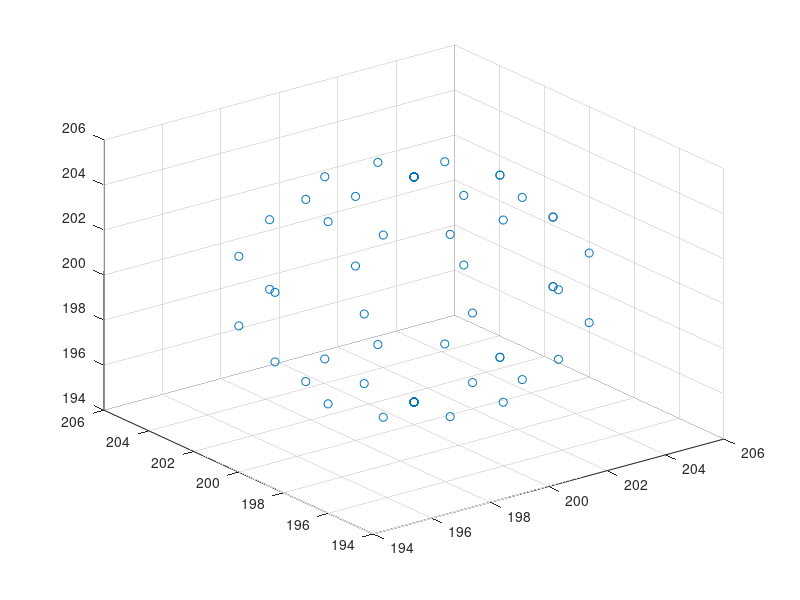

MATLAB code to generate this figure:
clear all
close all

%Center of the sphere
center = [200, 200, 200];

%Radius, between [0, infinity]
r_min = 5;
r_max = r_min;
r_step = 1;

%Azimuth, between [0, 2pi]
az_min = 0;
az_max = 2*pi;
az_step = pi/5;

%Elevation, between [-pi/2, pi/2]
el_min = -pi/2;
el_max = pi/2;
el_step = pi/5;

%Defining coordinates and angles

[azimuth, elevation, r] = meshgrid(az_min:az_step:az_max, el_min:el_step:el_max, r_min:r_step:r_max);
[xMat,yMat,zMat] = sph2cart(azimuth,elevation,r);

r = sqrt(xMat(:).^2 + yMat(:).^2 + zMat(:).^2);
x_angle = xMat(:)./r(:);
y_angle = yMat(:)./r(:);
z_angle = zMat(:)./r(:);
%figure;scatter3(x_angle, y_angle, z_angle);

x = xMat(:) + center(1);
y = yMat(:) + center(2);
z = zMat(:) + center(3);
figure;scatter3(x, y, z);

v = 120;
f = 350;
ti = 1/f; %Reference time for the source
%t = ti+(z-z(1))./v;
sim_time = 0.2;

% return
%%
fid = fopen('input.spec', 'w+');

fprintf(fid,'# -*- mode: perl -*-\n');
fprintf(fid,'run_name = "Cube_RAND_V2";\n');
fprintf(fid,'\n');

fprintf(fid,'# duration of the run\n');
fprintf(fid,'sim_time = %11.4f;\n',sim_time);
fprintf(fid,'mesh_file = "mesh4spec"; # input mesh file\n');
fprintf(fid,'mat_file = "material.input";\n');
fprintf(fid,'dim=3;\n');
fprintf(fid,'mpml_atn_param=0.002;\n');
fprintf(fid,'\n');

fprintf(fid,'snapshots {\n');
fprintf(fid,'    save_snap = true;\n');
fprintf(fid,'    snap_interval = 0.002;\n');
fprintf(fid,'    deselect all;\n');
fprintf(fid,'    select box = -100 -100  100 500 500 150;\n');
fprintf(fid,'    select box = -100  100 -100 500 150 500;\n');
fprintf(fid,'    select box =  100 -100 -100 150 500 500;\n');
fprintf(fid,'};\n');
fprintf(fid,'\n');

fprintf(fid,'# Description des capteurs\n');
fprintf(fid,'save_traces = true;\n');
fprintf(fid,'traces_format = hdf5;\n');
fprintf(fid,'\n');
fprintf(fid,'\n');

fprintf(fid,'# Fichier protection reprise\n');
fprintf(fid,'prorep=false;\n');
fprintf(fid,'prorep_iter=4000;\n');
fprintf(fid,'restart_iter=370;\n');
fprintf(fid,'\n');
fprintf(fid,'\n');

count=0;

for i = 1:numel(x)
    
    fprintf(fid,'# introduce a source %i\n',i);
    fprintf(fid,'source {\n');
    fprintf(fid,'# coordinates of the sources ((x,y,z) or (lat,long,R) if rotundity is considered)\n');
    fprintf(fid,'coords = %11.2f. %11.2f. %11.2f.;\n',x(i),y(i),z(i));
    fprintf(fid,'# the numbers before the labels are here to help convert from previous input.spec format\n');
    fprintf(fid,'# Type (1.Impulse, 2.moment Tensor, 3.fluidpulse)\n');
    fprintf(fid,'type = impulse;\n');
    fprintf(fid,'# Direction 0.x,1.y ou 2.z (only for Impulse)\n');
    fprintf(fid,'dir = %11.2f %11.2f %11.2f;\n',x_angle(i),y_angle(i),z_angle(i));
    %fprintf(fid,'dir = 0. 1. 0.;\n');
    fprintf(fid,'# Function 1.gaussian,2.ricker,3.tf_heaviside,4.gabor,5.file,6.spice_bench,7.sinus\n');
    fprintf(fid,'func = ricker;\n');
    fprintf(fid,'tau = %11.10f;\n',ti);
    fprintf(fid,'freq = %11.2f;   # source main frequency / cutoff frequency\n',f);
    fprintf(fid,'};\n');
    
    fprintf(fid,'\n');
    
    count = count+1;
    
end

fprintf(fid,'time_scheme {\n');
fprintf(fid,'    accel_scheme = false;  # Acceleration scheme for Newmark\n');
fprintf(fid,'    veloc_scheme = true;   # Velocity scheme for Newmark\n');
fprintf(fid,'    alpha = 0.5;           # alpha (Newmark parameter)\n');
fprintf(fid,'    beta = -0.5;           # beta (Newmark parameter)\n');
fprintf(fid,'    gamma = 1;             # gamma (Newmark parameter)\n');
fprintf(fid,'    courant=0.12;\n');
fprintf(fid,'};\n');
fprintf(fid,'\n');

fprintf(fid,'amortissement {\n');
fprintf(fid,'    nsolids = 0;           # number of solids for attenuation (0 if no attenuation)\n');
fprintf(fid,'    atn_band = 10  0.05;   # attenuation period band\n');
fprintf(fid,'    atn_period = 0.2;      # model period\n');
fprintf(fid,'};\n');

fprintf(fid,'capteurs "UU" {\n');
fprintf(fid,'    type = points;\n');
fprintf(fid,'    file = "stations.txt";\n');
fprintf(fid,'    period = 40;\n');
fprintf(fid,'};\n');

fprintf(fid,'material {\n');
fprintf(fid,'    type = random;\n');
fprintf(fid,'    random_library_path = "/home/carvalhol/Projects/SEM/build_RF";\n');
fprintf(fid,'};\n');

fprintf(fid,'out_variables {\n');
fprintf(fid,'    enP = 1;   # P-wave energy (scalar field)\n');
fprintf(fid,'    enS = 1;    # S-wave energy (scalar field)\n');
fprintf(fid,'    evol = 0;   # volumetric strain (scalar field)\n');
fprintf(fid,'    pre  = 0;   # pressure (scalar field)\n');
fprintf(fid,'    dis   = 1;   # displacement (vector field)\n');
fprintf(fid,'    vel   = 0;   #  velocity (vector field)\n');
fprintf(fid,'    acc  = 0;   # acceleration (vector field)\n');
fprintf(fid,'    edev = 0;  # deviatoric strain (tensor field)\n');
fprintf(fid,'    sdev  = 0;  # deviatoric stress (tensor field)\n');
fprintf(fid,'};\n');

fclose(fid);